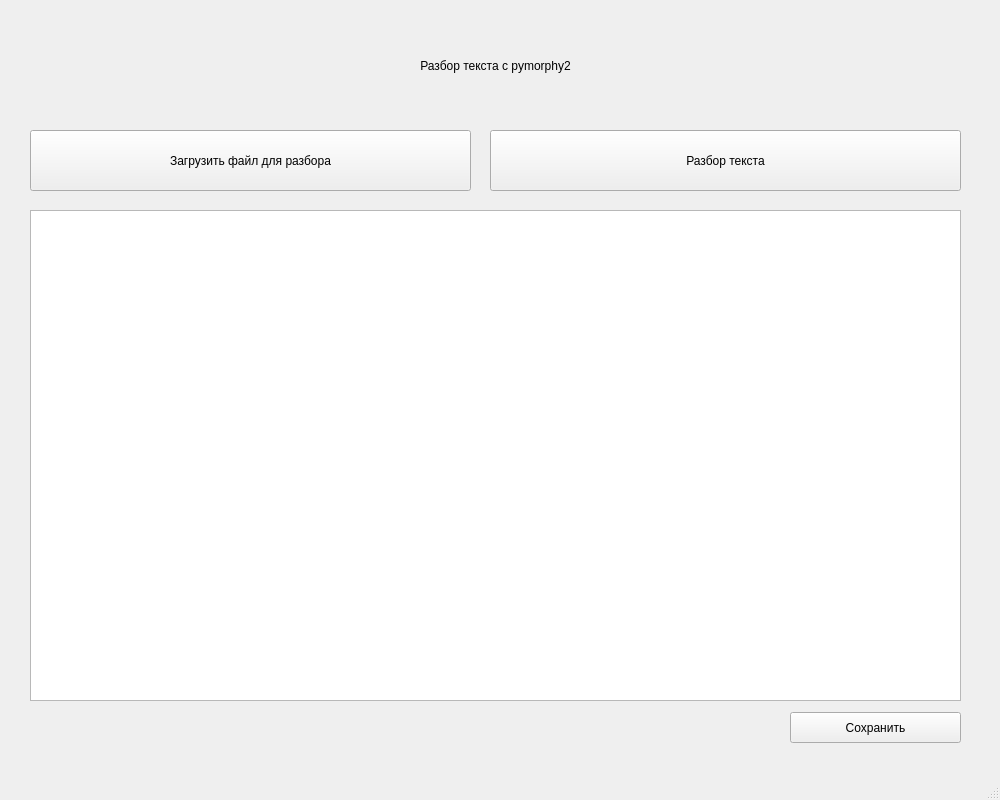
<?xml version="1.0" encoding="UTF-8"?>
<ui version="4.0">
 <class>MainWindow</class>
 <widget class="QMainWindow" name="MainWindow">
  <property name="geometry">
   <rect>
    <x>0</x>
    <y>0</y>
    <width>1000</width>
    <height>800</height>
   </rect>
  </property>
  <property name="windowTitle">
   <string>Разбор текста</string>
  </property>
  <widget class="QWidget" name="centralwidget">
   <widget class="QLabel" name="main_label">
    <property name="geometry">
     <rect>
      <x>130</x>
      <y>40</y>
      <width>731</width>
      <height>51</height>
     </rect>
    </property>
    <property name="layoutDirection">
     <enum>Qt::LeftToRight</enum>
    </property>
    <property name="text">
     <string>Разбор текста с pymorphy2</string>
    </property>
    <property name="alignment">
     <set>Qt::AlignCenter</set>
    </property>
   </widget>
   <widget class="QPushButton" name="load_button">
    <property name="geometry">
     <rect>
      <x>30</x>
      <y>130</y>
      <width>441</width>
      <height>61</height>
     </rect>
    </property>
    <property name="text">
     <string>Загрузить файл для разбора</string>
    </property>
   </widget>
   <widget class="QTextEdit" name="text">
    <property name="geometry">
     <rect>
      <x>30</x>
      <y>210</y>
      <width>931</width>
      <height>491</height>
     </rect>
    </property>
   </widget>
   <widget class="QPushButton" name="analysis">
    <property name="geometry">
     <rect>
      <x>490</x>
      <y>130</y>
      <width>471</width>
      <height>61</height>
     </rect>
    </property>
    <property name="text">
     <string>Разбор текста</string>
    </property>
   </widget>
   <widget class="QPushButton" name="save_file">
    <property name="geometry">
     <rect>
      <x>790</x>
      <y>712</y>
      <width>171</width>
      <height>31</height>
     </rect>
    </property>
    <property name="text">
     <string>Сохранить</string>
    </property>
   </widget>
  </widget>
  <widget class="QMenuBar" name="menubar">
   <property name="geometry">
    <rect>
     <x>0</x>
     <y>0</y>
     <width>1000</width>
     <height>21</height>
    </rect>
   </property>
  </widget>
  <widget class="QStatusBar" name="statusbar"/>
 </widget>
 <resources/>
 <connections/>
</ui>
